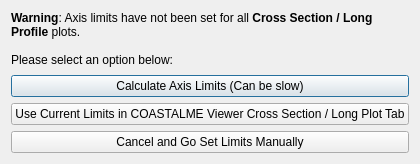
<?xml version="1.0" encoding="UTF-8"?>
<ui version="4.0">
 <class>animationPlotLimitsWarning</class>
 <widget class="QDialog" name="animationPlotLimitsWarning">
  <property name="geometry">
   <rect>
    <x>0</x>
    <y>0</y>
    <width>400</width>
    <height>164</height>
   </rect>
  </property>
  <property name="windowTitle">
   <string>Plot Axis Limits</string>
  </property>
  <layout class="QVBoxLayout" name="verticalLayout">
   <item>
    <widget class="QLabel" name="label">
     <property name="text">
      <string>&lt;html&gt;&lt;head/&gt;&lt;body&gt;&lt;p&gt;&lt;span style=&quot; font-weight:600;&quot;&gt;Warning&lt;/span&gt;: Axis limits have not been set for all &lt;span style=&quot; font-weight:600;&quot;&gt;Cross Section / Long Profile&lt;/span&gt; plots.&lt;br/&gt;&lt;br/&gt;Please select an option below:&lt;/p&gt;&lt;/body&gt;&lt;/html&gt;</string>
     </property>
     <property name="wordWrap">
      <bool>true</bool>
     </property>
    </widget>
   </item>
   <item>
    <spacer name="verticalSpacer">
     <property name="orientation">
      <enum>Qt::Vertical</enum>
     </property>
     <property name="sizeHint" stdset="0">
      <size>
       <width>20</width>
       <height>0</height>
      </size>
     </property>
    </spacer>
   </item>
   <item>
    <widget class="QPushButton" name="pbCalc">
     <property name="text">
      <string>Calculate Axis Limits (Can be slow)</string>
     </property>
    </widget>
   </item>
   <item>
    <widget class="QPushButton" name="pbUseTV">
     <property name="text">
      <string>Use Current Limits in COASTALME Viewer Cross Section / Long Plot Tab</string>
     </property>
    </widget>
   </item>
   <item>
    <widget class="QPushButton" name="pbCancel">
     <property name="text">
      <string>Cancel and Go Set Limits Manually</string>
     </property>
    </widget>
   </item>
  </layout>
 </widget>
 <resources/>
 <connections/>
</ui>
